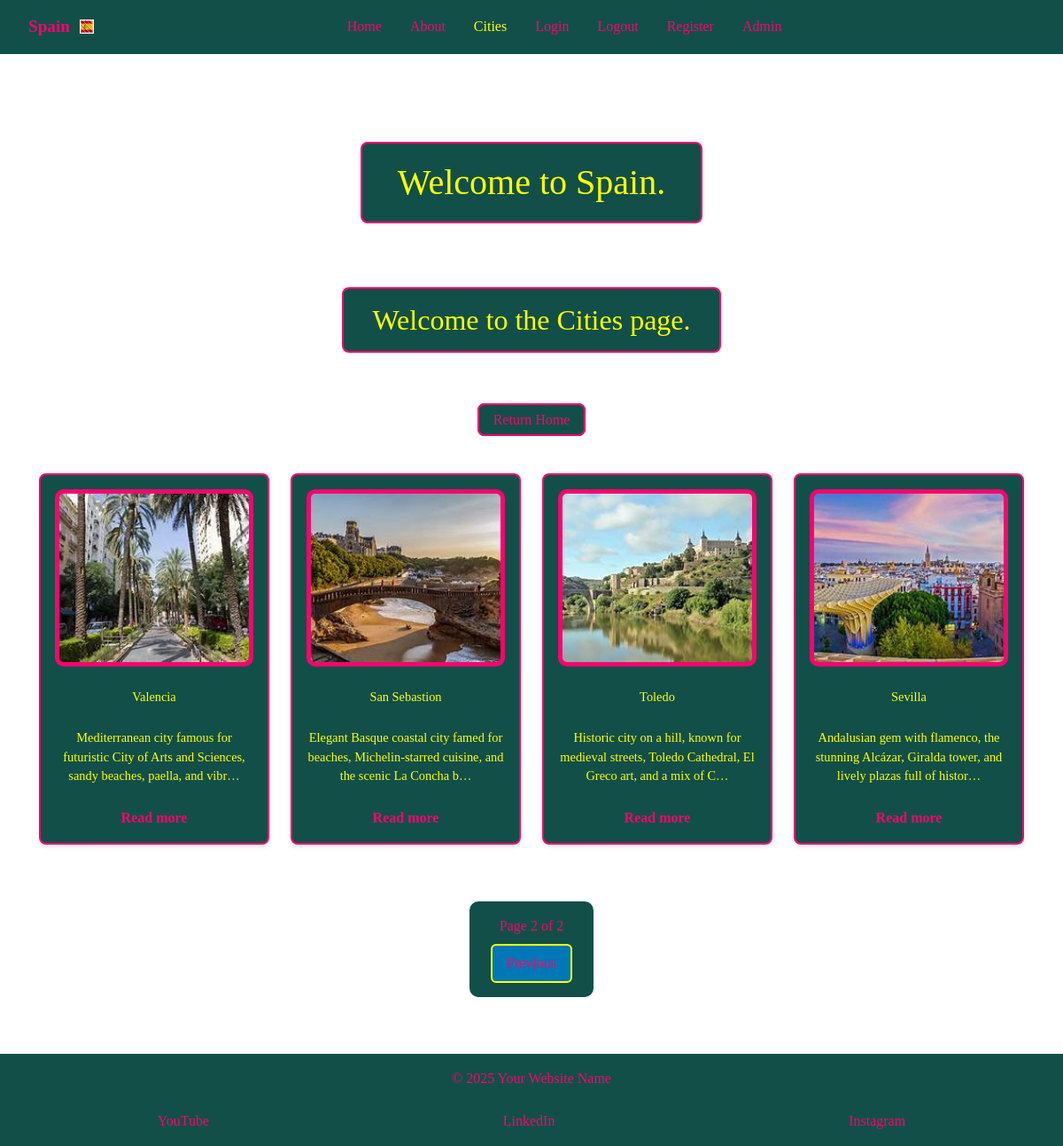
Screenshot of /cities?page=2 with the database file from the repository.
### espana_es/models.py (models this page shows, shortened)
class CardText(models.Model):
    title = models.CharField(max_length=30)
    content = models.TextField()
    image_name = models.CharField(
        max_length=20,
        help_text="Enter file name (eg 'Alciante.jpg)",
        default='default.jpg',
        blank=True
    )
    saved_by = models.ManyToManyField(User,
                                      related_name='saved_cards', blank=True)

### espana_es/views.py (the view)
# urls.py: path('cities', views.cities, name='cities'),
def cities(request):
    card_texts = CardText.objects.all().order_by('id')
    for card in card_texts:
        card.display_content = card.content or 'Content coming soon.'
    paginator = Paginator(card_texts, 4)
    page_number = request.GET.get('page')
    page_obj = paginator.get_page(page_number)
    return render(request, 'cities.html',
                  {'active_tab': 'cities',
                   'page_obj': page_obj})

### espana_es/templates/cities.html (shortened to what this page needs)
{% extends 'base.html' %}
{% load static %}
{% block body_class %}morph-page{% endblock %}
{% block morph_images %}
<div class="image-morph">
</div>
{% endblock %}
{% block content %}
<h2 class="color-h2">Welcome to the Cities page.</h2>
<p>
    <a class="color-return" href="{% url 'index' %}">Return Home</a>
</p>
<div class="cards-container">
    {% for card in page_obj %}
    <div class="card" data-url="{% url 'city-details' pk=card.id %}" onclick="window.location = this.dataset.url">
        <img src="{% static 'images/' %}{{ card.image_name }}" alt="{{ card.title }}">
        <p>{{ card.title }}</p>
        <p>{{ card.content|truncatechars:100}}</p>
        <a href="{% url 'city-details' pk=card.id %}" class="read-more">
        Read more
        </a>
    </div>
    {% empty %}
    <p>No cards</p>
    {% endfor %}
</div>
<div class="pagination">
    <div class="page-number">
        <span class="page-info">
            Page {{ page_obj.number }} of {{ page_obj.paginator.num_pages }}
        </span>
    </div>
    {% if page_obj.has_previous %}
    <div class="prev-wrapper">
        <a href="?{% for key, value in request.GET.items %}{% if key != 'page' %}{{ key }}={{ value }}&{% endif %}{% endfor %}page={{ page_obj.previous_page_number}}"
            class="prev-btn">Previous</a>
    </div>
    {% endif %}
</div>
{% endblock %}

### espana_es/static/CSS/espana.css (style rules this page uses)
* { box-sizing: border-box; margin: 0; padding: 0; }
html, body { height: 100%; font-family: "Times New Roman", Times, serif; overflow-x: hidden; }
.morph-page { position: relative; min-height: 100vh; display: flex; flex-direction: column; }
.image-morph { position: fixed; top: 0; left: 0; width: 100vw; height: 100vh; z-index: -1; }
.color-h2 { color: yellow; text-align: center; margin: 0em auto 1em auto; padding: 0.5em 1em; border: 2px solid #f8046f; border-radius: 8px; background: #124f49; width: fit-content; }
a.color-return { text-align: center; margin: 0em auto; padding: 0.5em 1em; border: 2px solid #f8046f; border-radius: 8px; background: #124f49; color: #f8046f; text-decoration: none; }
.cards-container, .grid-container { display: flex; flex-wrap: wrap; justify-content: center; gap: 1.5rem; width: 100%; max-width: 1200px; padding: 0 1rem; margin: 0 auto; }
.card, .grid { background-color: #124f49; border: 2px solid yellow; border-radius: 8px; box-shadow: 0 2px 6px rgba(0,0,0,0.1); overflow: hidden; display: flex; flex-direction: column; justify-content: flex-start; align-items: center; text-align: center; transition: transform 0.3s, box-shadow 0.3s; min-height: 350px; padding: 1rem; gap: 1rem; cursor: pointer; flex: 0 1 calc(25% - 1.5rem); max-width: calc(25% - 1.5rem); }
.cards-container .card:nth-child(1), .grid-container .grid:nth-child(1) { order: 1; }
.cards-container .card:nth-child(2), .grid-container .grid:nth-child(2) { order: 3; }
.cards-container .card:nth-child(3), .grid-container .grid:nth-child(3) { order: 2; }
.card, .grid { background-color: #124f49; border: 2px solid #f8046f; border-radius: 8px; box-shadow: 0 2px 6px rgba(0,0,0,0.1); overflow: hidden; display: flex; flex-direction: column; justify-content: flex-start; align-items: center; text-align: center; transition: transform 0.3s, box-shadow 0.3s; min-height: 350px; padding: 1rem; gap: 1rem; width: 100%; max-width: 350px; cursor: pointer; }
.grid p, .card p { font-size: 0.9rem; margin: 0.5rem 0 0; flex-shrink: 0; color: yellow; }
.card .read-more, .grid .read-more { margin-top: 0.5rem; text-decoration: none; color: #f8046f; font-weight: bold; }
.card img { width: 100%; height: 200px; object-fit: cover; border-radius: 10px; background-color: #f8046f; padding: 5px; }
.pagination { width: fit-content; margin: 2rem auto; padding: 1rem 1.5rem; background: #124f49; border-radius: 10px; display: flex; flex-direction: column; gap: 0.5rem; color: #f8046f; }
.pagination .prev-wrapper, .pagination .next-wrapper { display: flex; justify-content: center; }
.pagination a { display: inline-block; padding: 0.5rem 1rem; border: 2px solid yellow; border-radius: 6px; background: #0077b6; color: #f8046f; text-decoration: none; transition: background 0.2s, color 0.2s; }

### rows the page displays
CardText: image_name (picture), title "San Sebastion", content "Elegant Basque coastal city famed for beaches, Michelin-starred cuisine, and the scenic La Concha b…"
CardText: image_name (picture), title "Sevilla", content "Andalusian gem with flamenco, the stunning Alcázar, Giralda tower, and lively plazas full of histor…"
CardText: image_name (picture), title "Toledo", content "Historic city on a hill, known for medieval streets, Toledo Cathedral, El Greco art, and a mix of C…"
CardText: image_name (picture), title "Valencia", content "Mediterranean city famous for futuristic City of Arts and Sciences, sandy beaches, paella, and vibr…"

### other values shown
{{ page_obj.number }} "2"
{{ page_obj.paginator.num_pages }} "2"
